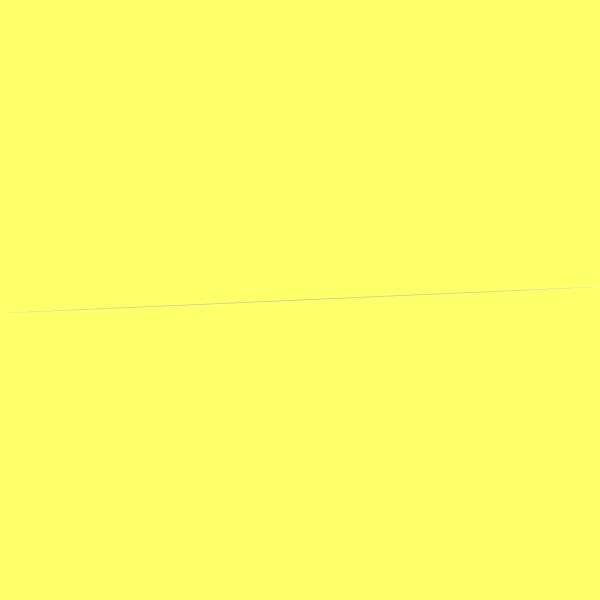
Frame 1 (no input)
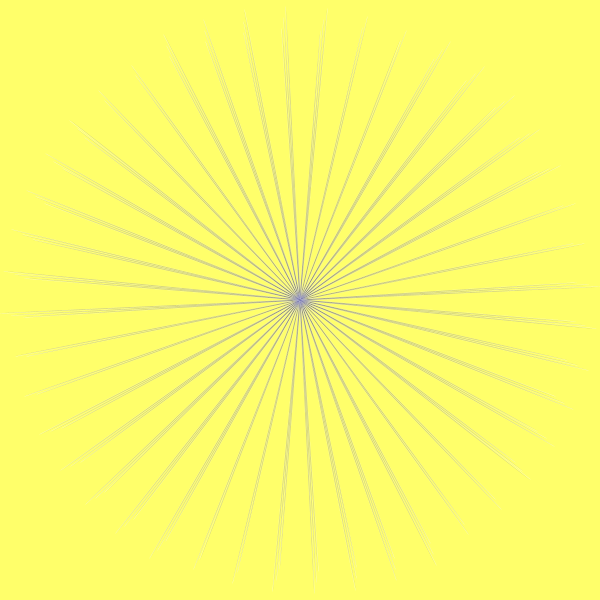
Frame 60 (the mouse pressed at the canvas centre just before this capture)
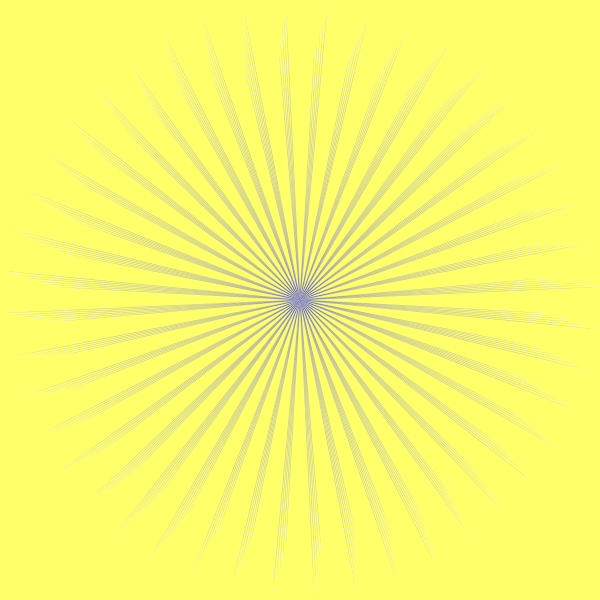
Frame 120 (the mouse held since frame 60 and released just before this capture)

The Processing sketch that drew these frames (run headless with seeded random() and noise(); from frame 60 on, the mouse is pressed at the canvas centre):

// Processing sketch: processing_111807
// ── processing_111807.pde

//import processing.pdf.*;
 
float x, y, xx, yy;
float angle = 0;
float radius = 10;
float r = 600;
float diff = 1;
 
 
color col = color(0);
 
 
void setup() {
  size(600, 600);
  background(255,255,106);
  //beginRecord(PDF, "Sub.pdf");
}
 
void draw() {
 
  fill(col,50);
   
   
  x = r * cos(angle);
  y = r * sin(angle);
  xx = r * sin(radius);
  yy = r * cos(radius);
 
 
  strokeWeight(0.1);
  stroke(255);
 
  translate(width/2, height/2);
  rotate(r);
 
  
  //ellipse(0, 0, x, y);
  //ellipse(x, 0, x, 50);
  fill(0,0,106, 50);
  ellipse(0, 0, x-1, y-1);
  fill(0,14, 80 );
  strokeWeight(3);
  stroke(255,random(30,100) );
  ellipse( x, y, 100, 100); //
 
  angle = angle ;//
  radius = radius + 5;
  r = r - diff;
 
  if ( r == 0 || r == 600) {
    diff =  diff * -1;
  }
}
 
 
/*void keyPressed() {
  if (key == 'q') {
    endRecord();
    exit();
  }
}*/
